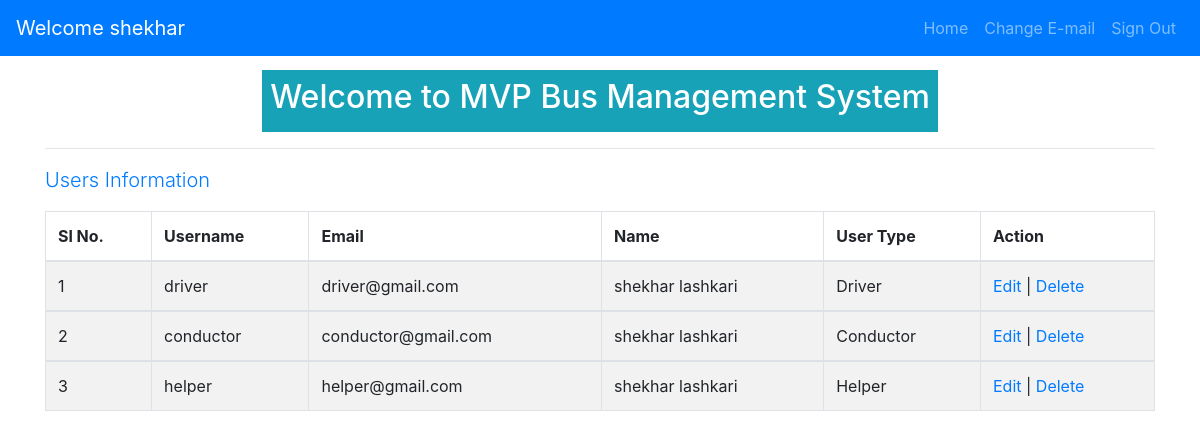
The app's page /manager/ (signed in) with its own data.
### mvpManagement/models.py (models this page shows, shortened)
class User(AbstractUser):
    class UserType:
        AGENCYMANAGER = 1
        DRIVER = 2
        CONDUCTOR = 3
        HELPER = 4
    USER_CHOICES = (
        (UserType.AGENCYMANAGER, _("Agency Manager")),
        (UserType.DRIVER, _("Driver")),
        (UserType.CONDUCTOR, _("Conductor")),
        (UserType.HELPER, _("Helper")),
    )
    usertype = models.IntegerField(
        default=0, choices=USER_CHOICES, verbose_name=_("User Type")
    )
    email = models.EmailField(unique=True, verbose_name=_('email address'), blank=True)
    created_by = models.ForeignKey(
        "self", null=True, blank=True, on_delete=models.CASCADE
    )
    class Meta:
        ordering = ('user__date_joined',)
        verbose_name = "User"
        verbose_name_plural = "Users"

### mvpManagement/views/manager.py (the view)
# urls.py: path('', manager.user_list, name='manager_list'),
@manager_required
def user_list(request):
    user_detail = request.user.user_set.all()
    page = request.GET.get("page", 1)
    paginator_user = Paginator(user_detail, 5)
    try:
        user_detail = paginator_user.page(page)
    except PageNotAnInteger:
        user_detail = paginator_user.page(1)
    except EmptyPage:
        user_detail = paginator_user.page(paginator_user.num_pages)
    return render(
        request, "mvp_management/managers/userlist.html", {"user_detail": user_detail}
    )

### mvpManagement/templates/mvp_management/managers/userlist.html (shortened to what this page needs)
{% extends 'base.html' %}
{% block content %}
<div class="d-flex justify-content-center flex-wrap flex-row text-white">
    <div class="p-2 bg-info">
<h2> Welcome to MVP Bus Management System</h2>
</div>
</div>
<hr>
<div class="row">
  <div class="col-md-12">
      <p class="lead text-primary">Users Information</p>
    </div>
</div>
<div class="row">
    <div class="col-md-12">
<div class="table-responsive">
  <table class="table table-striped table-bordered table-hover">
<thead><tr>
  <th>Sl No.</th>
  <th>Username</th>
  <th>Email</th>
  <th>Name</th>
  <th>User Type</th>
  <th>Action</th>
</tr></thead>
{% for user in user_detail %}
<tbody>
<tr>
  <td>{{forloop.counter0|add:user_detail.start_index}}</td>
  <td>{{user.username}}</td>
  <td>{{user.email}}</td>
  <td>{{user.first_name }} {{user.last_name}}</td>
  {% if user.usertype == 1 %}
  <td>Agency Manager</td>
  {% elif user.usertype == 2 %}
  <td>Driver</td>
  {% elif user.usertype == 3 %}
  <td>Conductor</td>
  {% elif user.usertype == 4 %}
  <td>Helper</td>
  {% else %}
  <td>Unknown</td>
  {% endif %}
  <td>
      <a href="{% url 'manager:edit_user' user.pk %}"><span class="glyphicon glyphicon-pencil" >Edit</span></a>
      |
      <a href="{% url 'manager:edit_user' user.pk %}/index/manager/deleteuser/{{user.pk}}"><span class="glyphicon glyphicon-pencil" >Delete</span></a>
  </td>
</tr>
</tbody>
{% endfor %}
</table>
</div>
</div>
</div>
<div class="row">
  <div class="col-md-12">
  </div>
</div>
{% endblock %}

### templates/base.html (shortened to what this page needs)
<!DOCTYPE html>
<html>
  <head>
    <link rel="stylesheet" href="https://maxcdn.bootstrapcdn.com/bootstrap/4.0.0/css/bootstrap.min.css">
  </head>
  <body>
    {% block body %}
        <nav class="navbar navbar-expand-sm bg-primary navbar-dark fixed-top">
            <div class="navbar-collapse collapse">
                {% if user.is_authenticated %}
                <a routerLink="/" class="navbar-brand" href="/">Welcome {{ user.username }}</a>
                {% endif %}
          <ul class="navbar-nav ml-auto">
          {% if user.is_authenticated %}
          <li class="nav-item"><a href="/index" class="nav-link">Home</a></li>
        	<li class="nav-item"><a href="{% url 'account_email' %}" class="nav-link">Change E-mail</a></li>
	        <li class="nav-item">
            <form name='signoutform' method="post" action="{% url 'account_logout' %}">
                  <a href="#" class="nav-link" onclick="document.forms['signoutform'].submit(); return false;">Sign Out</a>
            </form>
          </li>
	        {% else %}
	        <li class="nav-item"><a href="{% url 'account_login' %}" class="nav-link">Sign In</a></li>
	        {% endif %}
        </ul>
        </div>
        </nav>
    <div class="container">
    {% block content %}
    {% endblock %}
    {% endblock %}
  </div>
  </body>
</html>

### templates/base.html (style rules this page uses)
body { padding-top: 70px; }

### records on screen
User: username "shekhar"
User: username "driver", email "driver@gmail.com", first_name "shekhar", last_name "lashkari", usertype "Driver"
User: username "conductor", email "conductor@gmail.com", first_name "shekhar", last_name "lashkari", usertype "Conductor"
User: username "helper", email "helper@gmail.com", first_name "shekhar", last_name "lashkari", usertype "Helper"
